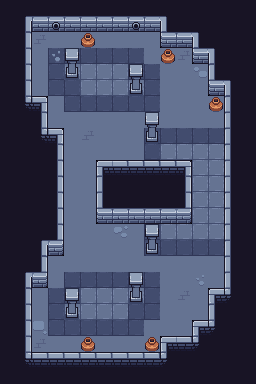

A 2D game scene composited from a Tiled map and its tileset images. What follows is a short description and the map's XML, with every tile layer's data as written:
An orthogonal 16x24 tile map with 16x16 px tiles, 3 tile layers (base, accessories, foreground) and 6 objects.

<map version="1.10" tiledversion="1.12.0" orientation="orthogonal" renderorder="right-down" width="16" height="24" tilewidth="16" tileheight="16" infinite="0" nextlayerid="8" nextobjectid="15">
 <tileset firstgid="1" source="cryptophage-ts.tsx" />
 <layer id="1" name="base" width="16" height="24">
  <data encoding="csv">
231,231,231,231,231,231,231,231,231,231,231,231,231,231,231,231,
231,263,259,318,259,259,259,259,318,259,262,231,231,231,231,231,
231,232,374,373,373,373,373,373,373,373,258,259,262,231,231,231,
231,232,373,372,372,372,372,372,372,373,373,374,258,262,231,231,
231,232,373,372,371,371,371,371,372,372,373,373,373,230,231,231,
231,232,373,372,372,371,371,371,371,372,373,373,373,258,262,231,
231,235,204,373,372,372,372,372,372,372,373,373,373,373,230,231,
231,231,232,373,373,373,373,373,373,373,373,373,373,373,230,231,
231,231,235,204,373,374,373,373,373,372,372,372,372,372,230,231,
231,231,231,232,373,373,373,373,373,372,371,371,371,371,230,231,
231,231,231,232,373,373,202,203,203,203,203,204,371,371,230,231,
231,231,231,232,373,373,230,231,231,231,231,232,371,371,230,231,
231,231,231,232,373,373,230,231,231,231,231,232,371,371,230,231,
231,231,231,232,373,373,258,259,259,259,259,260,371,371,230,231,
231,231,231,232,373,373,373,373,373,372,371,371,371,371,230,231,
231,231,263,260,373,373,373,373,373,372,372,372,372,372,230,231,
231,231,232,373,373,373,373,373,373,373,373,373,373,373,230,231,
231,263,260,373,372,372,372,372,372,372,373,373,373,373,230,231,
231,232,373,372,372,371,371,371,371,372,373,374,373,202,234,231,
231,232,373,372,371,371,371,371,372,372,373,373,373,230,231,231,
231,232,373,372,372,372,372,372,372,373,373,373,202,234,231,231,
231,232,374,373,373,373,373,373,373,373,202,203,234,231,231,231,
231,235,203,203,203,203,203,203,203,203,234,231,231,231,231,231,
231,231,231,231,231,231,231,231,231,231,231,231,231,231,231,231
</data>
 </layer>
 <layer id="2" name="accessories" width="16" height="24">
  <data encoding="csv">
0,0,0,0,0,0,0,0,0,0,0,0,0,0,0,0,
0,0,0,0,0,0,0,0,0,0,0,0,0,0,0,0,
0,0,0,0,0,339,0,0,0,0,0,0,0,0,0,0,
0,0,0,377,0,0,0,0,0,0,339,0,0,0,0,0,
0,0,0,0,538,0,0,0,0,0,0,0,348,0,0,0,
0,0,0,0,0,0,0,0,538,0,0,0,0,0,0,0,
0,0,0,0,0,0,0,0,0,0,0,0,0,339,0,0,
0,0,0,0,0,0,0,0,0,0,0,0,0,0,0,0,
0,0,0,0,0,0,0,0,0,538,0,0,0,0,0,0,
0,0,0,0,0,0,0,0,0,0,0,0,0,0,0,0,
0,0,0,0,0,0,0,0,0,0,0,0,0,0,0,0,
0,0,0,0,0,0,0,0,0,0,0,0,0,0,0,0,
0,0,0,0,0,0,0,0,0,0,0,0,0,0,0,0,
0,0,0,0,0,0,0,0,0,0,0,0,0,0,0,0,
0,0,0,0,0,0,0,376,0,0,0,0,0,0,0,0,
0,0,0,0,0,0,0,0,0,538,0,0,0,0,0,0,
0,0,0,0,0,0,0,0,0,0,0,0,0,0,0,0,
0,0,0,0,0,0,0,0,0,0,0,0,377,0,0,0,
0,0,0,0,0,0,0,0,538,0,0,0,0,0,0,0,
0,0,0,0,538,0,0,0,0,0,0,0,0,0,0,0,
0,0,349,0,0,0,0,0,0,0,0,0,0,0,0,0,
0,0,0,0,0,339,0,0,0,339,0,0,0,0,0,0,
0,0,0,0,0,0,0,0,0,0,0,0,0,0,0,0,
0,0,0,0,0,0,0,0,0,0,0,0,0,0,0,0
</data>
 </layer>
 <objectgroup id="4" name="p-entrances-left">
  <object id="12" x="16" y="288" width="16" height="64" />
  <object id="13" x="48" y="144" width="16" height="96" />
  <object id="14" x="16" y="32" width="16" height="64" />
 </objectgroup>
 <objectgroup id="5" name="p-entrances-right">
  <object id="10" x="224" y="96" width="16" height="192" />
 </objectgroup>
 <objectgroup id="6" name="p-entrances-up">
  <object id="9" x="32" y="16" width="128" height="16" />
 </objectgroup>
 <objectgroup id="7" name="p-entrances-down">
  <object id="11" x="32" y="352" width="128" height="16" />
 </objectgroup>
 <layer id="3" name="foreground" width="16" height="24">
  <data encoding="csv">
0,0,0,0,0,0,0,0,0,0,0,0,0,0,0,0,
0,0,0,0,0,0,0,0,0,0,0,0,0,0,0,0,
0,0,0,0,0,0,0,0,0,0,0,0,0,0,0,0,
0,0,0,0,510,0,0,0,0,0,0,0,0,0,0,0,
0,0,0,0,0,0,0,0,510,0,0,0,0,0,0,0,
0,0,0,0,0,0,0,0,0,0,0,0,0,0,0,0,
0,0,0,0,0,0,0,0,0,0,0,0,0,0,0,0,
0,0,0,0,0,0,0,0,0,510,0,0,0,0,0,0,
0,0,0,0,0,0,0,0,0,0,0,0,0,0,0,0,
0,0,0,0,0,0,0,0,0,0,0,0,0,0,0,0,
0,0,0,0,0,0,0,0,0,0,0,0,0,0,0,0,
0,0,0,0,0,0,0,0,0,0,0,0,0,0,0,0,
0,0,0,0,0,0,0,0,0,0,0,0,0,0,0,0,
0,0,0,0,0,0,0,0,0,0,0,0,0,0,0,0,
0,0,0,0,0,0,0,0,0,510,0,0,0,0,0,0,
0,0,0,0,0,0,0,0,0,0,0,0,0,0,0,0,
0,0,0,0,0,0,0,0,0,0,0,0,0,0,0,0,
0,0,0,0,0,0,0,0,510,0,0,0,0,0,0,0,
0,0,0,0,510,0,0,0,0,0,0,0,0,0,0,0,
0,0,0,0,0,0,0,0,0,0,0,0,0,0,0,0,
0,0,0,0,0,0,0,0,0,0,0,0,0,0,0,0,
0,0,0,0,0,0,0,0,0,0,0,0,0,0,0,0,
0,0,0,0,0,0,0,0,0,0,0,0,0,0,0,0,
0,0,0,0,0,0,0,0,0,0,0,0,0,0,0,0
</data>
 </layer>
</map>
